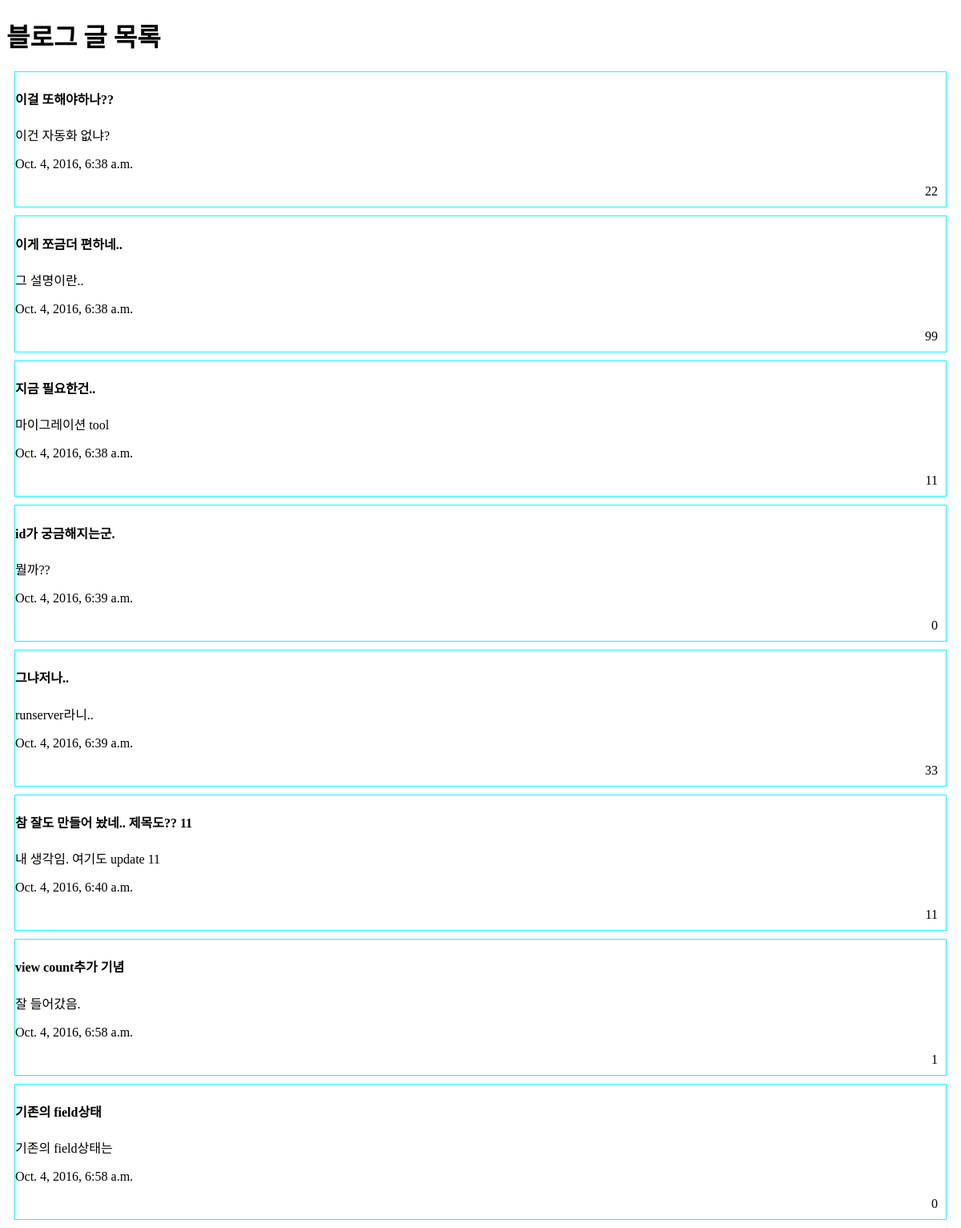
/post/list, run on the app's committed database.
### post/models.py (models this page shows, shortened)
class Post(models.Model):
    title = models.CharField( max_length=40 )
    description = models.CharField( max_length=100 )
    content = models.TextField()
    view_count = models.IntegerField( default = 0 )
    like_count = models.IntegerField( default = 0)
    created = models.DateTimeField( auto_now_add = True )

### post/views.py (the view)
# urls.py: url(r'^post/list', post_list ),
def post_list( request ):
    posts = Post.objects.all()
    ret = {
        'title': '블로그 글 목록',
        'posts': posts
    }
    return render_to_response( 'post_list.html', ret )

### templates/post_list.html (shortened to what this page needs)
{% load staticfiles %}
<!DOCTYPE html>
<html lang="en">
<head>
  <link rel="stylesheet" href="{% static 'css/post_list.css' %}">
</head>
<body>
  <h1>{{ title }}</h1>
  {% for post in posts %}
  <article>
    <h4 class="post-title">{{ post.title }}</h4>
    <p class="post-description">{{ post.description }}</p>
    <p class="post-created">{{ post.created }}</p>
    <p class="post-like-count">{{ post.like_count }}</p>
  </article>
  {% endfor %}
</body>
</html>

### static/css/post_list.css (style rules this page uses)
article { margin: 10px 10px 10px 10px; border: 1px solid cyan; }
article .post-like-count { text-align: right; margin: 10px 10px 10px 10px; }

### data on the page
Post: title "이걸 또해야하나??", description "이건 자동화 없냐?", created "Oct. 4, 2016, 6:38 a.m.", like_count "22"
Post: title "이게 쪼금더 편하네..", description "그 설명이란..", created "Oct. 4, 2016, 6:38 a.m.", like_count "99"
Post: title "지금 필요한건..", description "마이그레이션 tool", created "Oct. 4, 2016, 6:38 a.m.", like_count "11"
Post: title "id가 궁금해지는군.", description "뭘까??", created "Oct. 4, 2016, 6:39 a.m.", like_count "0"
Post: title "그냐저나..", description "runserver라니..", created "Oct. 4, 2016, 6:39 a.m.", like_count "33"
Post: title "참 잘도 만들어 놨네.. 제목도?? 11", description "내 생각임. 여기도 update 11", created "Oct. 4, 2016, 6:40 a.m.", like_count "11"
Post: title "view count추가 기념", description "잘 들어갔음.", created "Oct. 4, 2016, 6:58 a.m.", like_count "1"
Post: title "기존의 field상태", description "기존의 field상태는", created "Oct. 4, 2016, 6:58 a.m.", like_count "0"

### other printed values
{{ title }} "블로그 글 목록"
